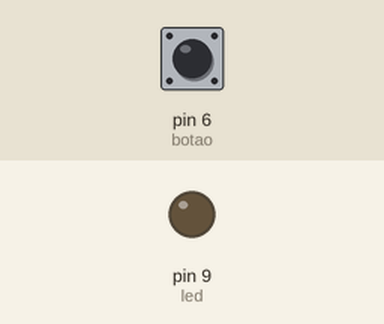
This sketch was run on a simulated Arduino Uno, built with avr-gcc and run on an emulated ATmega328P. Shown: output pins drawn as LEDs (lit = HIGH). Inputs (shaded band) come from the test bench; at power-on: pin 6 (botao) LOW. What the sketch prints to the serial monitor is not drawn.

Above: at 1.2 s.
1.3 s: pin 6 (botao) pulled HIGH for 0.15 s
At 1.38 s:
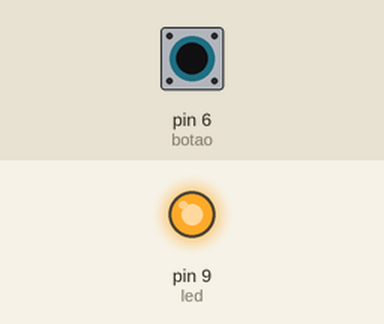
2.9 s: pin 6 (botao) pulled HIGH for 3.2 s
At 7.5 s:
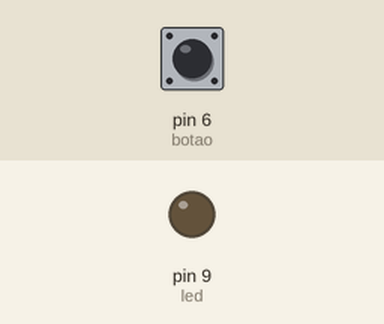
Timing chart, 0 to 9.0 s (numbered marks = the images above; inputs shaded):
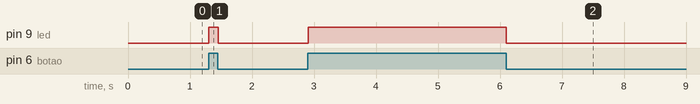

The sketch:

led_switch.ino
```cpp
int led = 9;
int botao = 6;
int leitura = 0;

void setup() {
  pinMode(led, OUTPUT);
  pinMode(botao, INPUT);
  Serial.begin(9600);
}

void loop() {
  leitura = digitalRead(botao);
  Serial.println(leitura);

  if (leitura == 1) {
    digitalWrite(led, 1);
  }
  if (leitura == 0) {
    digitalWrite(led, 0);
  }

}
```

Measured:
- after the input at 1.3 s, pin 9 (led): LOW → HIGH at once, → LOW 0.15 s later
- after the input at 2.9 s, pin 9 (led): LOW → HIGH at once, → LOW 3.2 s later
